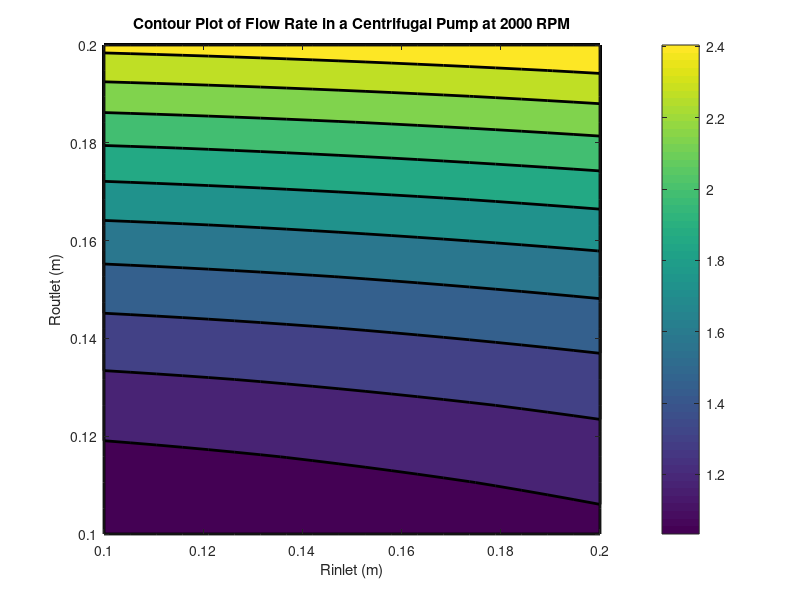

Reproduce this figure in MATLAB.
% Constants
R_inlet = 0.1; % Inlet radius (m)
R_outlet = 0.2; % Outlet radius (m)
L_pump = 1; % Length of pump (m)
N = 20; % Number of grid points
delta_r = (R_outlet - R_inlet) / N; % Grid spacing
omega = 2000 * 2 * pi / 60; % Angular velocity (rad/s)

% Initialize arrays
r = linspace(R_inlet, R_outlet, N); % Radial positions
Q = zeros(1, N); % Flow rate array
Q(1) = 1; % Inlet flow rate (m^3/s)

% Solve using finite difference method
for i = 2:N
    Q(i) = Q(i-1) + pi * omega * r(i-1)^2 * delta_r;
end

% Create meshgrid for contour plot
[R1, R2] = meshgrid(r, r);

% Calculate flow rate at each radial position
Q_mesh = Q' + pi * omega * R1.^2 * delta_r;

% Plot the contour graph
figure;
contourf(R1, R2, Q_mesh, 'LineWidth', 2);
colorbar;
xlabel('Rinlet (m)');
ylabel('Routlet (m)');
title('Contour Plot of Flow Rate in a Centrifugal Pump at 2000 RPM');
